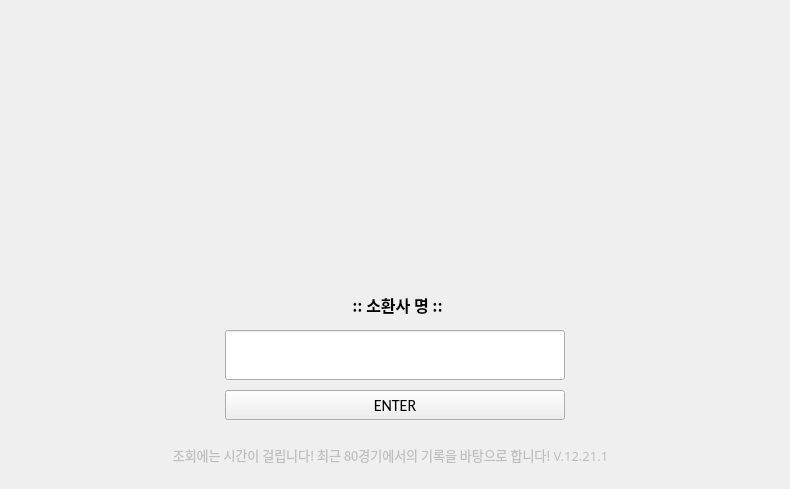
    <widget class="QWidget" name="tab__search">
     <property name="styleSheet">
      <string notr="true"/>
     </property>
     <attribute name="title">
      <string>SEARCH</string>
     </attribute>
     <widget class="QLabel" name="lbl__logo">
      <property name="geometry">
       <rect>
        <x>220</x>
        <y>30</y>
        <width>350</width>
        <height>250</height>
       </rect>
      </property>
      <property name="styleSheet">
       <string notr="true"/>
      </property>
      <property name="text">
       <string/>
      </property>
      <property name="pixmap">
       <pixmap>../ASSETS/LOGO.png</pixmap>
      </property>
      <property name="alignment">
       <set>Qt::AlignCenter</set>
      </property>
     </widget>
     <widget class="QLineEdit" name="ln__input">
      <property name="geometry">
       <rect>
        <x>225</x>
        <y>330</y>
        <width>340</width>
        <height>50</height>
       </rect>
      </property>
      <property name="font">
       <font>
        <family>Calibri</family>
        <pointsize>15</pointsize>
       </font>
      </property>
      <property name="text">
       <string/>
      </property>
      <property name="alignment">
       <set>Qt::AlignCenter</set>
      </property>
      <property name="placeholderText">
       <string/>
      </property>
     </widget>
     <widget class="QLabel" name="lbl__summon">
      <property name="geometry">
       <rect>
        <x>230</x>
        <y>280</y>
        <width>335</width>
        <height>50</height>
       </rect>
      </property>
      <property name="font">
       <font>
        <family>맑은 고딕</family>
        <pointsize>12</pointsize>
        <weight>75</weight>
        <bold>true</bold>
       </font>
      </property>
      <property name="text">
       <string>:: 소환사 명 ::</string>
      </property>
      <property name="alignment">
       <set>Qt::AlignCenter</set>
      </property>
     </widget>
     <widget class="QPushButton" name="btn__enter">
      <property name="geometry">
       <rect>
        <x>225</x>
        <y>390</y>
        <width>340</width>
        <height>30</height>
       </rect>
      </property>
      <property name="font">
       <font>
        <family>Calibri</family>
        <pointsize>12</pointsize>
        <weight>50</weight>
        <bold>false</bold>
       </font>
      </property>
      <property name="text">
       <string>ENTER</string>
      </property>
     </widget>
     <widget class="QLabel" name="lbl__desc">
      <property name="enabled">
       <bool>false</bool>
      </property>
      <property name="geometry">
       <rect>
        <x>0</x>
        <y>430</y>
        <width>781</width>
        <height>50</height>
       </rect>
      </property>
      <property name="font">
       <font>
        <family>맑은 고딕</family>
        <pointsize>10</pointsize>
        <weight>50</weight>
        <bold>false</bold>
       </font>
      </property>
      <property name="text">
       <string>조회에는 시간이 걸립니다! 최근 80경기에서의 기록을 바탕으로 합니다! V.12.21.1</string>
      </property>
      <property name="alignment">
       <set>Qt::AlignCenter</set>
      </property>
     </widget>
    </widget>
